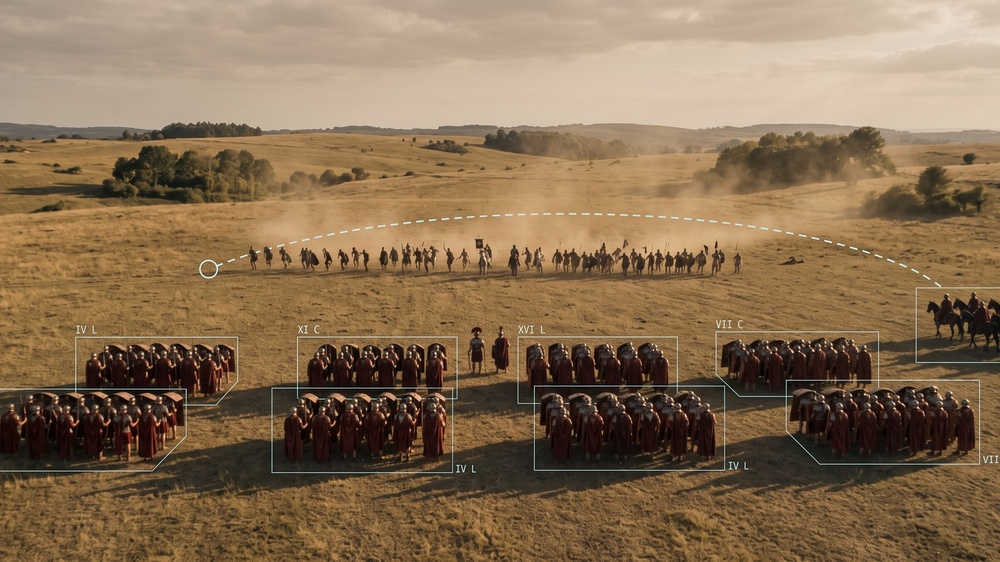
#> input picture assets/img/annotation-1920.jpg, 1000 x 562 px, shrunk from 1920 x 1080 before the run
$ python -i map_surface.py   (imports and definitions only)
#> lines starting #> are read from the running program, lines starting #| are printed output that depends on the picture
"""Z3: detect campaign Map Overlay vs 3D map.

Separate from pose AABB verification. The radar frustum still exists on the
overlay, so zoom extent cannot see this failure mode.

Primary signal (Remastered): left/right legend panels light up with parchment
when Map Overlay is open. Interior texture alone is unreliable because the
political fill is translucent over terrain.
"""

from __future__ import annotations

import logging
from dataclasses import dataclass
from typing import Any

_LOGGER = logging.getLogger(__name__)

#: Map-interior sample (secondary). Clear of HUD / radar / army parchment.
DEFAULT_MAP_INTERIOR_NORMS: tuple[float, float, float, float] = (0.30, 0.20, 0.70, 0.48)

#: Settlements legend (left) and factions legend (right) when overlay is up.
#: Measured 2026-09-11 on 1280×720: warm fraction ~0.03 on 3D map, ~0.27 on overlay.
LEFT_LEGEND_NORMS: tuple[float, float, float, float] = (0.01, 0.12, 0.16, 0.55)
RIGHT_LEGEND_NORMS: tuple[float, float, float, float] = (0.84, 0.20, 0.99, 0.70)

#: Warm parchment / legend chrome: bright enough, not neon-saturated.
DEFAULT_LEGEND_WARM_MIN = 0.12

#: Secondary interior heuristics (kept for logging; not primary).
DEFAULT_OVERLAY_VARIANCE_MAX = 0.0025
DEFAULT_OVERLAY_SATURATION_MIN = 0.38
DEFAULT_OVERLAY_EDGE_DENSITY_MAX = 0.045
DEFAULT_MIN_MEAN_LUMA = 0.12


@dataclass(frozen=True)
class MapSurfaceStats:
    """Raw discriminators for the sampled regions."""

    variance: float
    saturation_mean: float
    hue_bins_used: int
    edge_density: float
    mean_luma: float
    legend_warm_left: float
    legend_warm_right: float
    sample_pixels: int
    roi_norms: tuple[float, float, float, float]

    # [12 lines left out: function as_log_dict, not called in this run]


@dataclass(frozen=True)
class MapSurfaceCheck:
    """Surface gate result — not a pose check."""

    is_map_overlay: bool
    stats: MapSurfaceStats
    detail: str = ""

    # [5 lines left out: function as_log_dict, not called in this run]


def _roi_box(width: int, height: int, norms: tuple[float, float, float, float]) -> tuple[int, int, int, int]:
    l, t, r, b = norms
    x0 = max(0, min(width - 1, int(round(l * width))))
    y0 = max(0, min(height - 1, int(round(t * height))))
    x1 = max(x0 + 1, min(width, int(round(r * width))))
    y1 = max(y0 + 1, min(height, int(round(b * height))))
    return x0, y0, x1, y1


def _hsv_pixels(crop) -> list[tuple[int, int, int]]:
    hsv = crop.convert("HSV")
    get_data = getattr(hsv, "get_flattened_data", None)
    raw = list(get_data()) if callable(get_data) else list(hsv.getdata())
    if raw and isinstance(raw[0], tuple):
        return [(int(a), int(b), int(c)) for a, b, c in raw]
    return [tuple(int(x) for x in raw[i : i + 3]) for i in range(0, len(raw), 3)]  # type: ignore[misc]


def _legend_warm_fraction(rgb, norms: tuple[float, float, float, float]) -> float:
    """Fraction of legend ROI that looks like lit parchment / legend chrome."""
    w, h = rgb.size
    crop = rgb.crop(_roi_box(w, h, norms))
    pixels = _hsv_pixels(crop)
    if not pixels:
        return 0.0
    warm = 0
    for _h, s, v in pixels:
        # Parchment panels: fairly bright, moderate saturation (not neon fills).
        if v >= 160 and 15 <= s <= 140:
            warm += 1
    return warm / len(pixels)


def measure_map_surface(
    rgb,
    *,
    roi_norms: tuple[float, float, float, float] = DEFAULT_MAP_INTERIOR_NORMS,
) -> MapSurfaceStats:
    """Compute legend + interior discriminators."""
    from PIL import ImageFilter, ImageStat

    w, h = rgb.size
    box = _roi_box(w, h, roi_norms)
    crop = rgb.crop(box)
    gray = crop.convert("L")
    gw, gh = gray.size
    tile = 16
    tile_vars: list[float] = []
    for y0 in range(0, max(1, gh - tile + 1), tile):
        for x0 in range(0, max(1, gw - tile + 1), tile):
            cell = gray.crop((x0, y0, min(gw, x0 + tile), min(gh, y0 + tile)))
            if cell.size[0] < 4 or cell.size[1] < 4:
                continue
            v = float(ImageStat.Stat(cell).var[0]) / (255.0 * 255.0)
            tile_vars.append(v)
    variance = sum(tile_vars) / max(1, len(tile_vars))

    pixels = _hsv_pixels(crop)
    sat_vals = [s for _h, s, _v in pixels]
    hue_hist = [0] * 16
    for h_v, s_v, _v in pixels:
        if s_v >= 40:
            hue_hist[min(15, h_v * 16 // 256)] += 1
    n = max(1, len(sat_vals))
    saturation_mean = (sum(sat_vals) / n) / 255.0
    hue_bins_used = sum(1 for c in hue_hist if c > n * 0.02)

    edges = gray.filter(ImageFilter.FIND_EDGES)
    edge_density = float(ImageStat.Stat(edges).mean[0]) / 255.0
    mean_luma = float(ImageStat.Stat(gray).mean[0]) / 255.0

    return MapSurfaceStats(
        variance=variance,
        saturation_mean=saturation_mean,
        hue_bins_used=hue_bins_used,
        edge_density=edge_density,
        mean_luma=mean_luma,
        legend_warm_left=_legend_warm_fraction(rgb, LEFT_LEGEND_NORMS),
        legend_warm_right=_legend_warm_fraction(rgb, RIGHT_LEGEND_NORMS),
        sample_pixels=n,
        roi_norms=roi_norms,
    )


# [63 lines left out: functions check_map_surface, estimate_feature_scale_px, not called in this run]

>>> from PIL import Image
>>> picture = Image.open('../../../../assets/img/annotation-1920.jpg')
#> picture is the input picture: PIL image 1000x562 RGB; mean R, G, B 135.4, 110.3, 82.3
>>> result = measure_map_surface(picture)
#> in measure_map_surface, `crop = rgb.crop(box)`:
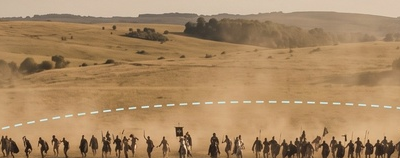
#> crop: PIL image 400x158 RGB; mean R, G, B 169.1, 136, 98.5
#> in measure_map_surface, `gray = crop.convert("L")`:
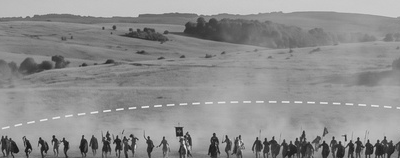
#> gray: PIL image 400x158 L; min 19, max 242, mean 141.6
#> after the loop in measure_map_surface, `for y0 in range(0, max(1, gh - tile + 1), tile):`:
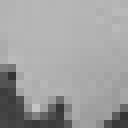
#> cell: PIL image 16x16 L (shown 8 times larger); min 52, max 196, mean 159.2
#> after the loop in measure_map_surface, `for y0 in range(0, max(1, gh - tile + 1), tile):`: tile_vars = 225 values, max 0.0407 at index 211, min 1.33e-05 at index 0, mean 0.00559
#> in measure_map_surface, `variance = sum(tile_vars) / max(1, len(tile_vars))`: variance = 0.00559
#> in _hsv_pixels, `hsv = crop.convert("HSV")`: hsv: PIL image 400x158 HSV; mean H, S, V 22.1, 108.5, 169.1
#> in _hsv_pixels, `raw = list(get_data()) if callable(get_data) else list(hsv.getdata())`: raw = 63200 items
#> the loop in measure_map_surface, `for h_v, s_v, _v in pixels:` made 63200 passes
#> (h_v, s_v, _v) on passes 1 to 3: (23, 51, 200), (23, 50, 201), (23, 50, 201)
#> after the loop in measure_map_surface, `for h_v, s_v, _v in pixels:`: hue_hist = [407, 62536, 50, 0, 0, 0, 0, 0, 0, 0, 0, 0, 0, 0, 0, 0]
#> in measure_map_surface, `n = max(1, len(sat_vals))`: n = 63200
#> in measure_map_surface, `saturation_mean = (sum(sat_vals) / n) / 255.0`: saturation_mean = 0.426
#> in measure_map_surface, `hue_bins_used = sum(1 for c in hue_hist if c > n * 0.02)`: hue_bins_used = 1
#> in measure_map_surface, `edges = gray.filter(ImageFilter.FIND_EDGES)`:
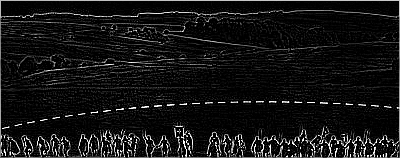
#> edges: PIL image 400x158 L; min 0, max 255, mean 20.6
#> in measure_map_surface, `edge_density = float(ImageStat.Stat(edges).mean[0]) / 255.0`: edge_density = 0.081
#> in measure_map_surface, `mean_luma = float(ImageStat.Stat(gray).mean[0]) / 255.0`: mean_luma = 0.555
#> in _legend_warm_fraction, `crop = rgb.crop(_roi_box(w, h, norms))`:
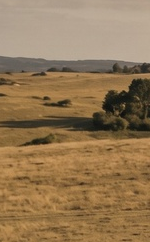
#> crop: PIL image 150x242 RGB; mean R, G, B 147, 119.5, 84.7
#> in _hsv_pixels (call 2), `hsv = crop.convert("HSV")`: hsv: PIL image 150x242 HSV; mean H, S, V 23.7, 109.7, 147.1
#> in _legend_warm_fraction, `pixels = _hsv_pixels(crop)`: pixels = 36300 items
#> the loop in _legend_warm_fraction, `for _h, s, v in pixels:` made 36300 passes
#> (_h, s, v) on passes 1 to 12: (21, 50, 177), (21, 50, 177), (21, 50, 178), (21, 50, 178), (21, 50, 178), (21, 50, 178), (22, 52, 179), (22, 52, 179), (22, 52, 179), (22, 52, 179), (22, 53, 178), (22, 53, 178)
#> after the loop in _legend_warm_fraction, `for _h, s, v in pixels:`: warm = 14684
#> call 2 of _legend_warm_fraction, with norms = (0.84, 0.2, 0.99, 0.7)
#> in _legend_warm_fraction (call 2), `crop = rgb.crop(_roi_box(w, h, norms))`:
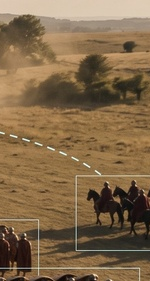
#> crop: PIL image 150x281 RGB; mean R, G, B 130.2, 105, 74
#> in _hsv_pixels (call 3), `hsv = crop.convert("HSV")`: hsv: PIL image 150x281 HSV; mean H, S, V 24.4, 112.2, 130.2
#> in _legend_warm_fraction (call 2), `pixels = _hsv_pixels(crop)`: pixels = 42150 items
#> the loop in _legend_warm_fraction (call 2), `for _h, s, v in pixels:` made 42150 passes
#> (_h, s, v) on passes 1 to 12: (21, 48, 223), (21, 48, 222), (21, 48, 222), (21, 48, 223), (21, 48, 223), (21, 48, 223), (23, 46, 220), (23, 46, 219), (21, 48, 222), (21, 48, 221), (21, 48, 220), (21, 48, 221)
#> after the loop in _legend_warm_fraction (call 2), `for _h, s, v in pixels:`: warm = 9646
